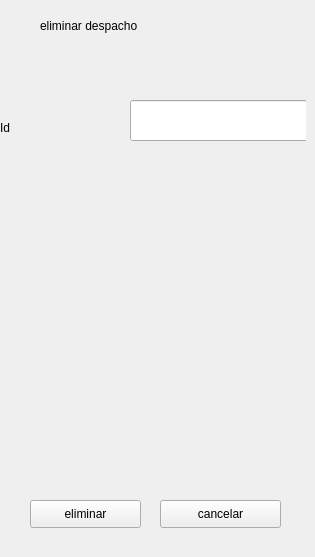
               <widget class="QWidget" name="eliminarD">
                <widget class="QWidget" name="widget_17" native="true">
                 <property name="geometry">
                  <rect>
                   <x>0</x>
                   <y>10</y>
                   <width>306</width>
                   <height>538</height>
                  </rect>
                 </property>
                 <widget class="QLineEdit" name="lineEdit_71">
                  <property name="geometry">
                   <rect>
                    <x>130</x>
                    <y>90</y>
                    <width>181</width>
                    <height>41</height>
                   </rect>
                  </property>
                 </widget>
                 <widget class="QLabel" name="label_86">
                  <property name="geometry">
                   <rect>
                    <x>40</x>
                    <y>0</y>
                    <width>241</width>
                    <height>31</height>
                   </rect>
                  </property>
                  <property name="text">
                   <string>eliminar despacho</string>
                  </property>
                 </widget>
                 <widget class="QLabel" name="label_87">
                  <property name="geometry">
                   <rect>
                    <x>0</x>
                    <y>110</y>
                    <width>55</width>
                    <height>16</height>
                   </rect>
                  </property>
                  <property name="text">
                   <string>Id</string>
                  </property>
                 </widget>
                 <widget class="QPushButton" name="pushButton_29">
                  <property name="geometry">
                   <rect>
                    <x>30</x>
                    <y>490</y>
                    <width>111</width>
                    <height>28</height>
                   </rect>
                  </property>
                  <property name="text">
                   <string>eliminar</string>
                  </property>
                  <property name="icon">
                   <iconset>
                    <normaloff>img/basura.png</normaloff>img/basura.png</iconset>
                  </property>
                  <property name="iconSize">
                   <size>
                    <width>28</width>
                    <height>28</height>
                   </size>
                  </property>
                 </widget>
                 <widget class="QPushButton" name="pushButton_30">
                  <property name="geometry">
                   <rect>
                    <x>160</x>
                    <y>490</y>
                    <width>121</width>
                    <height>28</height>
                   </rect>
                  </property>
                  <property name="text">
                   <string>cancelar</string>
                  </property>
                  <property name="icon">
                   <iconset>
                    <normaloff>img/cancelar.png</normaloff>img/cancelar.png</iconset>
                  </property>
                  <property name="iconSize">
                   <size>
                    <width>28</width>
                    <height>28</height>
                   </size>
                  </property>
                 </widget>
                </widget>
               </widget>
